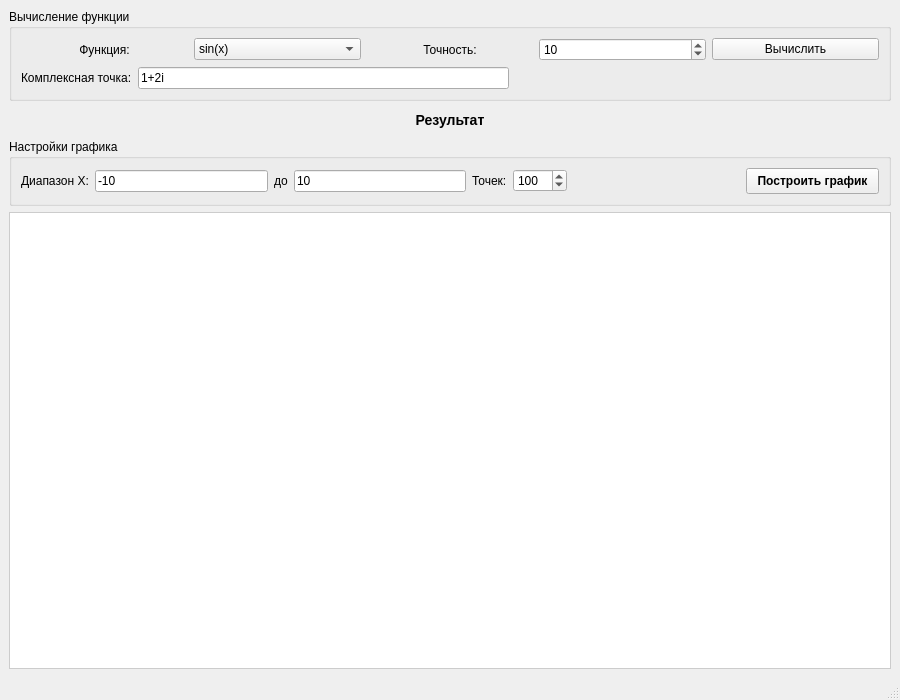
<?xml version="1.0" encoding="UTF-8"?>
<ui version="4.0">
 <class>MainWindow</class>
 <widget class="QMainWindow" name="MainWindow">
  <property name="geometry">
   <rect>
    <x>0</x>
    <y>0</y>
    <width>900</width>
    <height>700</height>
   </rect>
  </property>
  <property name="windowTitle">
   <string>Калькулятор комплексных функций с графиками</string>
  </property>
  <widget class="QWidget" name="centralwidget">
   <layout class="QVBoxLayout" name="verticalLayout">
    <item>
     <widget class="QGroupBox" name="groupBox">
      <property name="title">
       <string>Вычисление функции</string>
      </property>
      <layout class="QVBoxLayout" name="verticalLayout_2">
       <item>
        <layout class="QHBoxLayout" name="horizontalLayout_4">
         <item>
          <widget class="QLabel" name="label_2">
           <property name="text">
            <string>Функция:</string>
           </property>
           <property name="alignment">
            <set>Qt::AlignmentFlag::AlignCenter</set>
           </property>
          </widget>
         </item>
         <item>
          <widget class="QComboBox" name="FuncChoose">
           <item>
            <property name="text">
             <string>sin(x)</string>
            </property>
           </item>
           <item>
            <property name="text">
             <string>Si(x)</string>
            </property>
           </item>
           <item>
            <property name="text">
             <string>cos(x)</string>
            </property>
           </item>
          </widget>
         </item>
         <item>
          <widget class="QLabel" name="label">
           <property name="text">
            <string>Точность:</string>
           </property>
           <property name="alignment">
            <set>Qt::AlignmentFlag::AlignCenter</set>
           </property>
          </widget>
         </item>
         <item>
          <widget class="QSpinBox" name="AccuracyEdit">
           <property name="minimum">
            <number>1</number>
           </property>
           <property name="maximum">
            <number>999999999</number>
           </property>
           <property name="value">
            <number>10</number>
           </property>
          </widget>
         </item>
         <item>
          <widget class="QPushButton" name="calculateButton">
           <property name="text">
            <string>Вычислить</string>
           </property>
          </widget>
         </item>
        </layout>
       </item>
       <item>
        <layout class="QHBoxLayout" name="horizontalLayout_3">
         <item>
          <widget class="QLabel" name="label_4">
           <property name="text">
            <string>Комплексная точка:</string>
           </property>
          </widget>
         </item>
         <item>
          <widget class="QLineEdit" name="ComplexEdit">
           <property name="text">
            <string>1+2i</string>
           </property>
          </widget>
         </item>
         <item>
          <spacer name="horizontalSpacer">
           <property name="orientation">
            <enum>Qt::Orientation::Horizontal</enum>
           </property>
           <property name="sizeHint" stdset="0">
            <size>
             <width>40</width>
             <height>20</height>
            </size>
           </property>
          </spacer>
         </item>
        </layout>
       </item>
      </layout>
     </widget>
    </item>
    <item>
     <widget class="QLabel" name="Answer">
      <property name="styleSheet">
       <string notr="true">font-weight: bold; font-size: 14px; padding: 5px;</string>
      </property>
      <property name="text">
       <string>Результат</string>
      </property>
      <property name="alignment">
       <set>Qt::AlignmentFlag::AlignCenter</set>
      </property>
     </widget>
    </item>
    <item>
     <widget class="QGroupBox" name="groupBox_2">
      <property name="title">
       <string>Настройки графика</string>
      </property>
      <layout class="QHBoxLayout" name="horizontalLayout_6">
       <item>
        <widget class="QLabel" name="label_5">
         <property name="text">
          <string>Диапазон X:</string>
         </property>
        </widget>
       </item>
       <item>
        <widget class="QLineEdit" name="xMinEdit">
         <property name="text">
          <string>-10</string>
         </property>
        </widget>
       </item>
       <item>
        <widget class="QLabel" name="label_6">
         <property name="text">
          <string>до</string>
         </property>
        </widget>
       </item>
       <item>
        <widget class="QLineEdit" name="xMaxEdit">
         <property name="text">
          <string>10</string>
         </property>
        </widget>
       </item>
       <item>
        <widget class="QLabel" name="label_7">
         <property name="text">
          <string>Точек:</string>
         </property>
        </widget>
       </item>
       <item>
        <widget class="QSpinBox" name="pointsSpinBox">
         <property name="minimum">
          <number>10</number>
         </property>
         <property name="maximum">
          <number>1000</number>
         </property>
         <property name="value">
          <number>100</number>
         </property>
        </widget>
       </item>
       <item>
        <spacer name="horizontalSpacer_2">
         <property name="orientation">
          <enum>Qt::Orientation::Horizontal</enum>
         </property>
         <property name="sizeHint" stdset="0">
          <size>
           <width>30</width>
           <height>20</height>
          </size>
         </property>
        </spacer>
       </item>
       <item>
        <widget class="QPushButton" name="plotButton">
         <property name="styleSheet">
          <string notr="true">font-weight: bold; padding: 5px 10px;</string>
         </property>
         <property name="text">
          <string>Построить график</string>
         </property>
        </widget>
       </item>
      </layout>
     </widget>
    </item>
    <item>
     <widget class="QGraphicsView" name="graphicsView">
      <property name="minimumSize">
       <size>
        <width>0</width>
        <height>400</height>
       </size>
      </property>
      <property name="styleSheet">
       <string notr="true">border: 1px solid #ccc;</string>
      </property>
     </widget>
    </item>
   </layout>
  </widget>
  <widget class="QStatusBar" name="statusbar"/>
  <action name="actionSavePlot">
   <property name="text">
    <string>&amp;Сохранить график</string>
   </property>
  </action>
  <action name="actionExit">
   <property name="text">
    <string>&amp;Выход</string>
   </property>
  </action>
  <action name="actionClearPlot">
   <property name="text">
    <string>&amp;Очистить график</string>
   </property>
  </action>
 </widget>
 <resources/>
 <connections/>
</ui>
